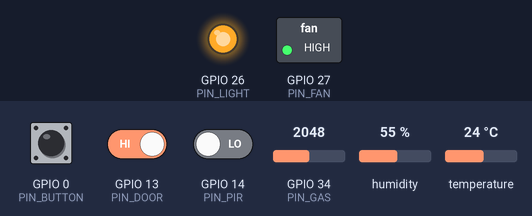
Recording of a sketch running on a simulated ESP32. Parts: switched loads named in the sketch (green lamp = pin HIGH), output pins drawn as LEDs (lit = HIGH). The inputs (shaded band) are chosen by the test bench; at power-on: GPIO 0 (PIN_BUTTON) HIGH, GPIO 13 (PIN_DOOR) HIGH, GPIO 14 (PIN_PIR) LOW, GPIO 34 (PIN_GAS) = 2048, humidity 55 %, temperature 24 °C. WiFi joins after 1.5 s; servers stay silent unless stated; the local clock reads 2024-03-15 10:24:30 at power-on unless the sketch sets it; no MQTT or app messages arrive unless stated; what the sketch prints to the serial monitor is not drawn.

Above: at 2.8 s.
2.9 s: GPIO 0 (PIN_BUTTON) pulled LOW for 1 s
At 4.1 s:
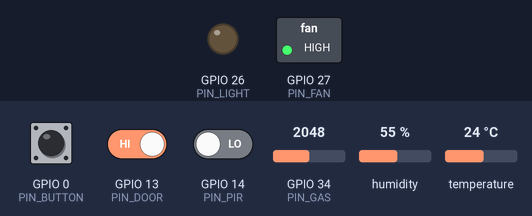
8.4 s: GPIO 0 (PIN_BUTTON) pulled LOW for 0.15 s
At 8.7 s:
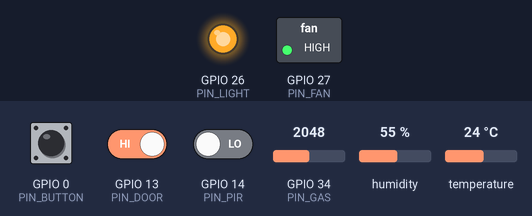
Timing chart, 0 to 11.4 s (numbered marks = the images above; inputs shaded):
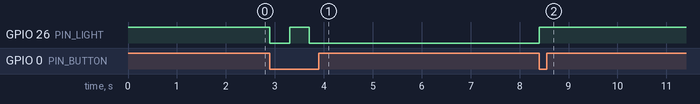

Measured:
- after the input at 2.9 s, GPIO 26 (PIN_LIGHT): HIGH → LOW at once, → HIGH 0.40 s later, → LOW 0.40 s later
- after the input at 8.4 s, GPIO 26 (PIN_LIGHT): LOW → HIGH at once

The sketch:

esp32_smarthome_node.ino
```cpp
/*
 * ESP32 Smart Home Node — 1 bo mạch, nhiều thiết bị, 1 kết nối MQTT
 * Cùng topic & payload với devices/home_sim.py nên dashboard + automation dùng chung.
 *
 * Thư viện (Arduino Library Manager):
 *   - PubSubClient (Nick O'Leary)
 *   - DHT sensor library (Adafruit) + Adafruit Unified Sensor
 *   - ArduinoJson (v7)
 *
 * Phần cứng (tắt bớt bằng các #define USE_... nếu không có):
 *   lab/climate   DHT22                  DATA -> GPIO 4  (kéo lên 10k nếu là module trần)
 *   lab/light     Relay kênh 1 (đèn)     IN   -> GPIO 26
 *   lab/fan       Relay kênh 2 (quạt)    IN   -> GPIO 27
 *   lab/motion    PIR HC-SR501           OUT  -> GPIO 14
 *   lab/door      Công tắc từ (reed)     GPIO 13 <-> GND (dùng INPUT_PULLUP)
 *   lab/gas       MQ-2 (chân AO)         AO   -> GPIO 34 qua cầu phân áp (MQ-2 nuôi 5V, ADC ESP32 tối đa 3.3V!)
 *   Nút nhấn tại chỗ                     GPIO 0 (nút BOOT có sẵn) -> bật/tắt đèn
 *
 * Vì sao có "node"?  Mỗi kết nối MQTT chỉ có MỘT Last Will. ESP32 dùng 1 kết nối cho 6 thiết bị,
 * nên LWT được đặt trên topic của bo mạch: home/lab/esp32-01/status (type "node").
 * Mỗi thiết bị con khai báo "node":"esp32-01" trong status; dashboard và automation coi thiết bị
 * con là offline khi bo mạch offline.
 *
 * Lưu ý: PubSubClient chỉ publish QoS 0 (subscribe được QoS 1). LWT vẫn QoS 1 + retain.
 *
 * TLS (docs/TLS.md): đặt MQTT_USE_TLS 1 và MQTT_PORT 8883 trong secrets.h, chạy infra/broker/gen_certs.py
 * để sinh ca_cert.h (CA của nhóm) cạnh file này. ESP32 dùng WiFiClientSecure, kiểm tra chứng chỉ broker
 * bằng CA đó, nên MQTT_HOST phải là IP / tên có trong chứng chỉ (gen_certs.py --host <IP>).
 */
#include <WiFi.h>
#include <PubSubClient.h>
#include <DHT.h>
#include <ArduinoJson.h>
#include <time.h>

// ---------- cấu hình ----------
// WiFi + địa chỉ broker nằm trong secrets.h (không đưa lên git).
// Lần đầu: copy secrets.example.h thành secrets.h rồi điền thông tin của bạn.
#include "secrets.h"

#ifndef MQTT_USE_TLS
#define MQTT_USE_TLS 0                      // secrets.h cũ chưa có dòng này: mặc định không mã hóa
#endif
#if MQTT_USE_TLS
#include <WiFiClientSecure.h>
#include "ca_cert.h"                        // sinh bởi: python infra/broker/gen_certs.py
#endif

const char* PREFIX      = "home";
const char* ROOM        = "lab";
const char* ROOM_NAME   = "Phòng Lab (ESP32)";
const char* NODE_ID     = "esp32-01";
const char* FW          = "esp32-2.0.0";
const uint16_t KEEPALIVE = 10;              // giây

#define USE_DHT    1
#define USE_LIGHT  1
#define USE_FAN    1
#define USE_PIR    1
#define USE_DOOR   1
#define USE_GAS    1

#define PIN_DHT     4
#define PIN_LIGHT   26
#define PIN_FAN     27
#define PIN_PIR     14
#define PIN_DOOR    13
#define PIN_GAS     34
#define PIN_BUTTON  0
#define RELAY_ACTIVE_LOW  true              // đa số module relay kích mức thấp
#define GAS_ALARM_PPM     1000              // ước lượng thô từ ADC, chưa hiệu chuẩn
#define CLIMATE_EVERY_MS  5000
#define GAS_EVERY_MS      2000
#define NODE_EVERY_MS     30000

// ---------- biến toàn cục ----------
#if MQTT_USE_TLS
WiFiClientSecure net;                       // TLS: mã hóa + kiểm tra chứng chỉ broker bằng MQTT_CA_CERT
#else
WiFiClient net;
#endif
PubSubClient mqtt(net);
DHT dht(PIN_DHT, DHT22);

bool lightOn = false, fanOn = false, motion = false, doorOpen = false, gasAlarm = false;
int gasPpm = 0;
uint32_t lastClimate = 0, lastGas = 0, lastNode = 0, lastMqttTry = 0, lastBtn = 0;
char tNodeStatus[80], tNodeSet[80], tLightSet[80], tFanSet[80];

// ---------- tiện ích ----------
void topicOf(char* buf, size_t n, const char* dev, const char* kind) {
  snprintf(buf, n, "%s/%s/%s/%s", PREFIX, ROOM, dev, kind);
}

uint64_t nowMs() {                              // epoch ms từ NTP (0 nếu chưa đồng bộ)
  time_t now = time(nullptr);
  return now > 1700000000 ? (uint64_t)now * 1000ULL : 0;
}

void publishDoc(const char* dev, const char* kind, JsonDocument& doc, bool retained = true) {
  char topic[80], buf[384];
  topicOf(topic, sizeof topic, dev, kind);
  if (nowMs()) doc["ts"] = nowMs();
  size_t n = serializeJson(doc, buf);
  mqtt.publish(topic, (const uint8_t*)buf, n, retained);
}

void writeRelay(int pin, bool on) {
  digitalWrite(pin, (on ^ RELAY_ACTIVE_LOW) ? HIGH : LOW);
}

// ---------- status (discovery) ----------
void publishEntityStatus(const char* dev, const char* type, const char* name, void (*caps)(JsonObject)) {
  JsonDocument doc;
  doc["state"] = "online";
  doc["type"] = type;
  doc["name"] = name;
  doc["room_name"] = ROOM_NAME;
  doc["node"] = NODE_ID;
  doc["fw"] = FW;
  JsonObject c = doc["caps"].to<JsonObject>();
  if (caps) caps(c);
  publishDoc(dev, "status", doc);
}

void publishNodeStatus() {
  JsonDocument doc;
  doc["state"] = "online";
  doc["type"] = "node";
  doc["name"] = "ESP32 DevKit";
  doc["room_name"] = ROOM_NAME;
  doc["fw"] = FW;
  doc["ip"] = WiFi.localIP().toString();
  doc["keepalive"] = KEEPALIVE;
  doc["caps"].to<JsonObject>();
  publishDoc(NODE_ID, "status", doc);
}

// ---------- state ----------
void publishNodeState() {
  JsonDocument doc;
  doc["rssi"] = WiFi.RSSI();
  doc["uptime"] = millis() / 1000;
  doc["heap"] = ESP.getFreeHeap();
  publishDoc(NODE_ID, "state", doc);
}

void publishLight() {
  JsonDocument doc;
  doc["on"] = lightOn;
  publishDoc("light", "state", doc);
}

void publishFan() {
  JsonDocument doc;
  doc["on"] = fanOn;
  doc["speed"] = 1;
  publishDoc("fan", "state", doc);
}

void publishMotion() {
  JsonDocument doc;
  doc["motion"] = motion;
  if (motion && nowMs()) doc["last_motion"] = nowMs();
  publishDoc("motion", "state", doc);
}

void publishDoor() {
  JsonDocument doc;
  doc["open"] = doorOpen;
  publishDoc("door", "state", doc);
}

void publishGas() {
  JsonDocument doc;
  doc["ppm"] = gasPpm;
  doc["alarm"] = gasAlarm;
  doc["raw"] = analogRead(PIN_GAS);
  publishDoc("gas", "state", doc);
}

void publishClimate() {
  float t = dht.readTemperature(), h = dht.readHumidity();
  if (isnan(t) || isnan(h)) { Serial.println("Đọc DHT22 lỗi"); return; }
  JsonDocument doc;
  doc["temperature"] = round(t * 100) / 100.0;
  doc["humidity"] = round(h * 10) / 10.0;
  publishDoc("climate", "state", doc);
  Serial.printf("-> climate T=%.2f H=%.1f\n", t, h);
}

// ---------- nhận lệnh ----------
// Hỗ trợ {"on":true}, {"toggle":true}. Thiết bị bỏ qua các khóa không hiểu ("from", "via", "ts"...)
bool applyOnOff(JsonDocument& doc, bool current) {
  if (doc["toggle"] | false) current = !current;
  if (doc["on"].is<bool>()) current = doc["on"].as<bool>();
  return current;
}

void onMessage(char* topic, byte* payload, unsigned int len) {
  JsonDocument doc;
  if (deserializeJson(doc, payload, len)) return;
  Serial.printf("<- %s từ %s\n", topic, (const char*)(doc["from"] | "?"));

  if (!strcmp(topic, tLightSet)) {
    lightOn = applyOnOff(doc, lightOn);
    writeRelay(PIN_LIGHT, lightOn);
    publishLight();
  } else if (!strcmp(topic, tFanSet)) {
    fanOn = applyOnOff(doc, fanOn);
    writeRelay(PIN_FAN, fanOn);
    publishFan();
  } else if (!strcmp(topic, tNodeSet)) {
    const char* action = doc["action"] | "";
    if (!strcmp(action, "crash")) net.stop();           // đóng TCP thô, không DISCONNECT -> broker phát LWT
    else if (!strcmp(action, "restart")) ESP.restart();
  }
}

// ---------- kết nối ----------
void connectWiFi() {
  WiFi.mode(WIFI_STA);
  WiFi.begin(WIFI_SSID, WIFI_PASS);
  Serial.print("WiFi");
  while (WiFi.status() != WL_CONNECTED) { delay(400); Serial.print("."); }
  Serial.printf("\nIP: %s\n", WiFi.localIP().toString().c_str());
}

void announceAll() {
  publishNodeStatus();
  publishNodeState();
#if USE_DHT
  publishEntityStatus("climate", "climate", "Nhiệt độ & độ ẩm (DHT22)", [](JsonObject c) { c["temperature"] = "°C"; c["humidity"] = "%"; });
  publishClimate();
#endif
#if USE_LIGHT
  publishEntityStatus("light", "light", "Đèn (relay 1)", [](JsonObject c) { c["dimmable"] = false; });
  publishLight();
#endif
#if USE_FAN
  publishEntityStatus("fan", "fan", "Quạt (relay 2)", [](JsonObject c) { c["speeds"] = 1; });
  publishFan();
#endif
#if USE_PIR
  publishEntityStatus("motion", "motion", "Cảm biến PIR", nullptr);
  publishMotion();
#endif
#if USE_DOOR
  publishEntityStatus("door", "door", "Công tắc từ cửa", nullptr);
  publishDoor();
#endif
#if USE_GAS
  publishEntityStatus("gas", "gas", "Cảm biến gas MQ-2", [](JsonObject c) { c["threshold"] = GAS_ALARM_PPM; });
  publishGas();
#endif
}

// Không chặn: thử lại mỗi 2s để nút nhấn tại chỗ vẫn hoạt động khi mất broker
void maintainMqtt() {
  if (mqtt.connected() || millis() - lastMqttTry < 2000) return;
  lastMqttTry = millis();
#if MQTT_USE_TLS
  // Chứng chỉ có hạn dùng: chờ NTP cập nhật giờ (tối đa ~15s sau khi khởi động) rồi mới bắt tay TLS
  if (time(nullptr) < 1700000000 && millis() < 15000) return;
#endif
  static const char* WILL = "{\"state\":\"offline\",\"reason\":\"lwt\"}";
  Serial.print("MQTT connect...");
  // connect(id, user, pass, willTopic, willQos, willRetain, willMessage, cleanSession)
  if (mqtt.connect(NODE_ID, MQTT_USER, MQTT_PASS, tNodeStatus, 1, true, WILL, true)) {
    Serial.println("OK");
    announceAll();
    mqtt.subscribe(tNodeSet, 1);
#if USE_LIGHT
    mqtt.subscribe(tLightSet, 1);
#endif
#if USE_FAN
    mqtt.subscribe(tFanSet, 1);
#endif
  } else {
    Serial.printf("lỗi rc=%d\n", mqtt.state());
  }
}

// ---------- setup / loop ----------
void setup() {
  Serial.begin(115200);
  topicOf(tNodeStatus, sizeof tNodeStatus, NODE_ID, "status");
  topicOf(tNodeSet, sizeof tNodeSet, NODE_ID, "set");
  topicOf(tLightSet, sizeof tLightSet, "light", "set");
  topicOf(tFanSet, sizeof tFanSet, "fan", "set");

  pinMode(PIN_LIGHT, OUTPUT); writeRelay(PIN_LIGHT, false);
  pinMode(PIN_FAN, OUTPUT);   writeRelay(PIN_FAN, false);
  pinMode(PIN_PIR, INPUT);
  pinMode(PIN_DOOR, INPUT_PULLUP);
  pinMode(PIN_BUTTON, INPUT_PULLUP);
  dht.begin();

  connectWiFi();
  configTime(0, 0, "pool.ntp.org", "time.google.com");     // timestamp cho payload
#if MQTT_USE_TLS
  net.setCACert(MQTT_CA_CERT);
#endif
  mqtt.setServer(MQTT_HOST, MQTT_PORT);
  mqtt.setKeepAlive(KEEPALIVE);
  mqtt.setBufferSize(512);
  mqtt.setCallback(onMessage);
}

void loop() {
  if (WiFi.status() != WL_CONNECTED) connectWiFi();
  maintainMqtt();
  mqtt.loop();                                   // xử lý PINGREQ (keep-alive) + message đến
  uint32_t now = millis();

  // Nút tại chỗ: đổi trạng thái đèn rồi BÁO LÊN broker -> dashboard luôn đúng với thực tế
  if (USE_LIGHT && digitalRead(PIN_BUTTON) == LOW && now - lastBtn > 400) {
    lastBtn = now;
    lightOn = !lightOn;
    writeRelay(PIN_LIGHT, lightOn);
    if (mqtt.connected()) publishLight();
  }
#if USE_PIR
  bool m = digitalRead(PIN_PIR) == HIGH;
  if (m != motion) { motion = m; if (mqtt.connected()) publishMotion(); }
#endif
#if USE_DOOR
  static uint32_t doorChanged = 0;
  bool d = digitalRead(PIN_DOOR) == HIGH;       // nam châm rời xa -> mạch hở -> HIGH = cửa mở
  if (d != doorOpen && now - doorChanged > 100) {
    doorChanged = now; doorOpen = d;
    if (mqtt.connected()) publishDoor();
  }
#endif
#if USE_GAS
  if (now - lastGas >= GAS_EVERY_MS) {
    lastGas = now;
    gasPpm = analogRead(PIN_GAS) * 10000L / 4095;  // ước lượng tuyến tính 0..10000 ppm
    bool alarm = gasAlarm ? gasPpm > GAS_ALARM_PPM * 0.9 : gasPpm > GAS_ALARM_PPM;   // trễ 10% chống nhấp nháy
    static uint32_t lastGasPub = 0;
    if ((alarm != gasAlarm || now - lastGasPub >= CLIMATE_EVERY_MS) && mqtt.connected()) {
      gasAlarm = alarm; lastGasPub = now;
      publishGas();
    }
    gasAlarm = alarm;
  }
#endif
#if USE_DHT
  if (now - lastClimate >= CLIMATE_EVERY_MS && mqtt.connected()) { lastClimate = now; publishClimate(); }
#endif
  if (now - lastNode >= NODE_EVERY_MS && mqtt.connected()) { lastNode = now; publishNodeState(); }
}
```

secrets.example.h
```cpp
// Mẫu cấu hình riêng của từng người — copy file này thành secrets.h rồi điền thông tin.
// secrets.h đã nằm trong .gitignore nên mật khẩu WiFi không bị đưa lên GitHub.
#pragma once

const char* WIFI_SSID   = "TEN_WIFI";
const char* WIFI_PASS   = "MAT_KHAU_WIFI";
const char* MQTT_HOST   = "192.168.1.10";   // IP LAN của máy chạy Mosquitto
const uint16_t MQTT_PORT = 1883;            // 8883 khi bật TLS bên dưới
const char* MQTT_USER   = nullptr;          // hoặc "esp32-01" khi bật ACL
const char* MQTT_PASS   = nullptr;

// Mã hóa TLS (docs/TLS.md): đổi thành 1, đặt MQTT_PORT = 8883 và chạy
//   python infra/broker/gen_certs.py --host <MQTT_HOST>
// để có ca_cert.h cạnh file .ino. MQTT_HOST phải nằm trong danh sách Tên/IP script in ra.
#define MQTT_USE_TLS 0
```
